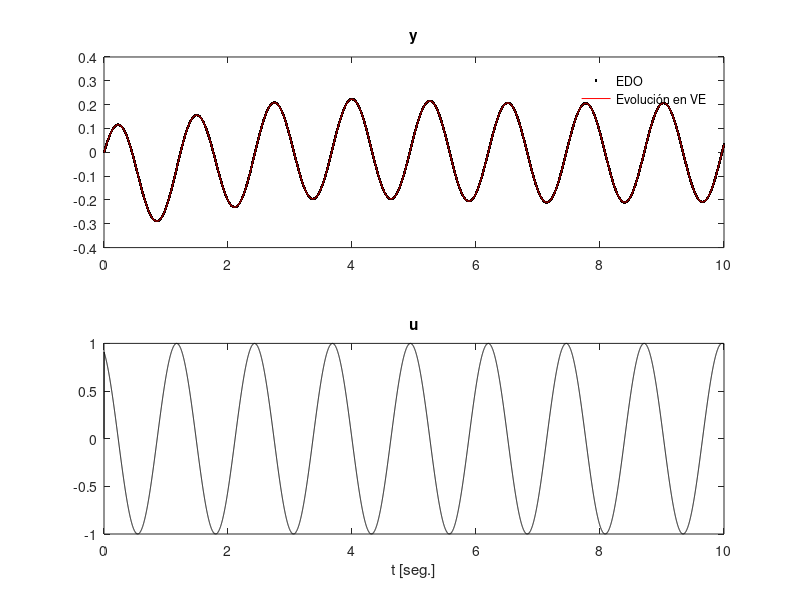

MATLAB code for this plot:
%Verificación de la EDO
% ypp+yp+y=u1+up
% Condiciones iniciales nulas, respuestas al seguimiento.
clear all;close all;clc;

T=10; Kmax=10000; At=T/Kmax;TamanioFuente=12;

u=zeros(1,Kmax);
y=u;
yp=y; 
t=0:At:T-At;

u=[0 sin(5*t+2)]; 
up=[0 diff(u)/At];

for jj=1:Kmax-1
    
% ypp+yp+y=u1+u1p
ypp=-yp(jj)-y(jj)+u(jj)+up(jj);
%Integro
yp(jj+1)=yp(jj)+ypp*At;
y(jj+1) =y(jj) +yp(jj)*At;
end
figure;title('Sistema SISO');

subplot(2,1,1);plot(t,y,'.k');title('y'),hold on
subplot(2,1,2);plot(t,u(1:numel(t)),'k');title('u');xlabel('t [seg.]');

A=[0,1;-1,-1];
B=[1;0];
C=[1, 0];
D=[0];

Sis_ve=ss(A,B,C,D)
[num, den]=ss2tf(Sis_ve.a,Sis_ve.b,Sis_ve.c,Sis_ve.d,1)
x=[0;0];
U=[0];y_1(1)=0;hh=At*1;tve(1)=0;

for jj=1:Kmax-1
U=u(jj);

xp=A*x+B*U;
Y =C*x+D*U;
x=x+xp*At;

y_1(jj+1)=Y(1);
tve(jj+1)=tve(jj)+hh;
end
subplot(2,1,1);plot(tve,y_1,'r');
legend('EDO','Evolución en VE');
legend("boxoff");